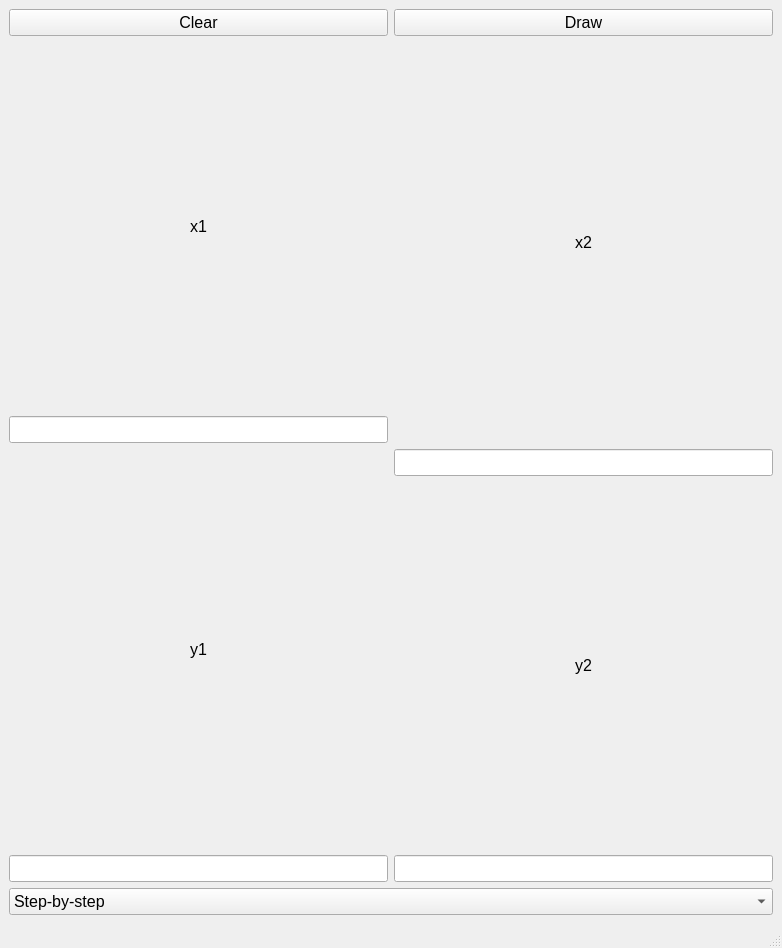
<?xml version="1.0" encoding="UTF-8"?>
<ui version="4.0">
 <class>MainWindow</class>
 <widget class="QMainWindow" name="MainWindow">
  <property name="geometry">
   <rect>
    <x>0</x>
    <y>0</y>
    <width>782</width>
    <height>948</height>
   </rect>
  </property>
  <property name="font">
   <font>
    <pointsize>12</pointsize>
   </font>
  </property>
  <property name="windowTitle">
   <string>MainWindow</string>
  </property>
  <widget class="QWidget" name="centralwidget">
   <layout class="QHBoxLayout" name="horizontalLayout_3">
    <item>
     <layout class="QVBoxLayout" name="verticalLayout_2" stretch="15,1,1,1">
      <item>
       <layout class="QVBoxLayout" name="verticalLayout"/>
      </item>
      <item>
       <layout class="QHBoxLayout" name="horizontalLayout">
        <item>
         <widget class="QPushButton" name="clearButton">
          <property name="text">
           <string>Clear</string>
          </property>
         </widget>
        </item>
        <item>
         <widget class="QPushButton" name="drawButton">
          <property name="text">
           <string>Draw</string>
          </property>
         </widget>
        </item>
       </layout>
      </item>
      <item>
       <layout class="QHBoxLayout" name="horizontalLayout_2">
        <item>
         <layout class="QVBoxLayout" name="verticalLayout_7">
          <item>
           <layout class="QVBoxLayout" name="verticalLayout_4">
            <item>
             <layout class="QVBoxLayout" name="verticalLayout_3">
              <item>
               <widget class="QLabel" name="label_x1">
                <property name="text">
                 <string>x1</string>
                </property>
                <property name="alignment">
                 <set>Qt::AlignCenter</set>
                </property>
               </widget>
              </item>
              <item>
               <widget class="QLineEdit" name="lineEdit_x1"/>
              </item>
             </layout>
            </item>
            <item>
             <widget class="QLabel" name="label_y1">
              <property name="text">
               <string>y1</string>
              </property>
              <property name="alignment">
               <set>Qt::AlignCenter</set>
              </property>
             </widget>
            </item>
            <item>
             <widget class="QLineEdit" name="lineEdit_y1"/>
            </item>
           </layout>
          </item>
         </layout>
        </item>
        <item>
         <layout class="QVBoxLayout" name="verticalLayout_8">
          <item>
           <layout class="QVBoxLayout" name="verticalLayout_5">
            <item>
             <widget class="QLabel" name="label_x2">
              <property name="text">
               <string>x2</string>
              </property>
              <property name="alignment">
               <set>Qt::AlignCenter</set>
              </property>
             </widget>
            </item>
            <item>
             <widget class="QLineEdit" name="lineEdit_x2"/>
            </item>
            <item>
             <layout class="QVBoxLayout" name="verticalLayout_6">
              <item>
               <widget class="QLabel" name="label_y2">
                <property name="text">
                 <string>y2</string>
                </property>
                <property name="alignment">
                 <set>Qt::AlignCenter</set>
                </property>
               </widget>
              </item>
              <item>
               <widget class="QLineEdit" name="lineEdit_y2"/>
              </item>
             </layout>
            </item>
           </layout>
          </item>
         </layout>
        </item>
       </layout>
      </item>
      <item>
       <widget class="QComboBox" name="comboBox">
        <item>
         <property name="text">
          <string>Step-by-step</string>
         </property>
        </item>
        <item>
         <property name="text">
          <string>DDA</string>
         </property>
        </item>
        <item>
         <property name="text">
          <string>Brezenham line</string>
         </property>
        </item>
        <item>
         <property name="text">
          <string>Brezenham circle</string>
         </property>
        </item>
       </widget>
      </item>
     </layout>
    </item>
   </layout>
  </widget>
  <widget class="QMenuBar" name="menubar">
   <property name="geometry">
    <rect>
     <x>0</x>
     <y>0</y>
     <width>782</width>
     <height>27</height>
    </rect>
   </property>
  </widget>
  <widget class="QStatusBar" name="statusbar"/>
 </widget>
 <resources/>
 <connections/>
</ui>
